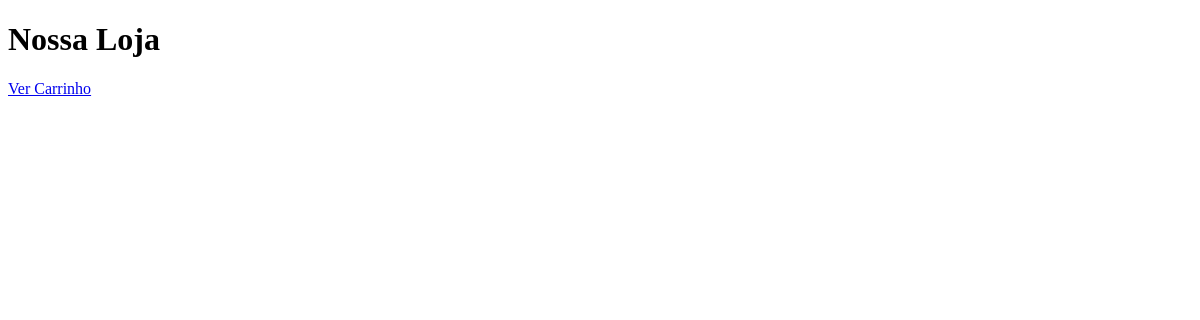
Page /loja/ on the earlier database version.
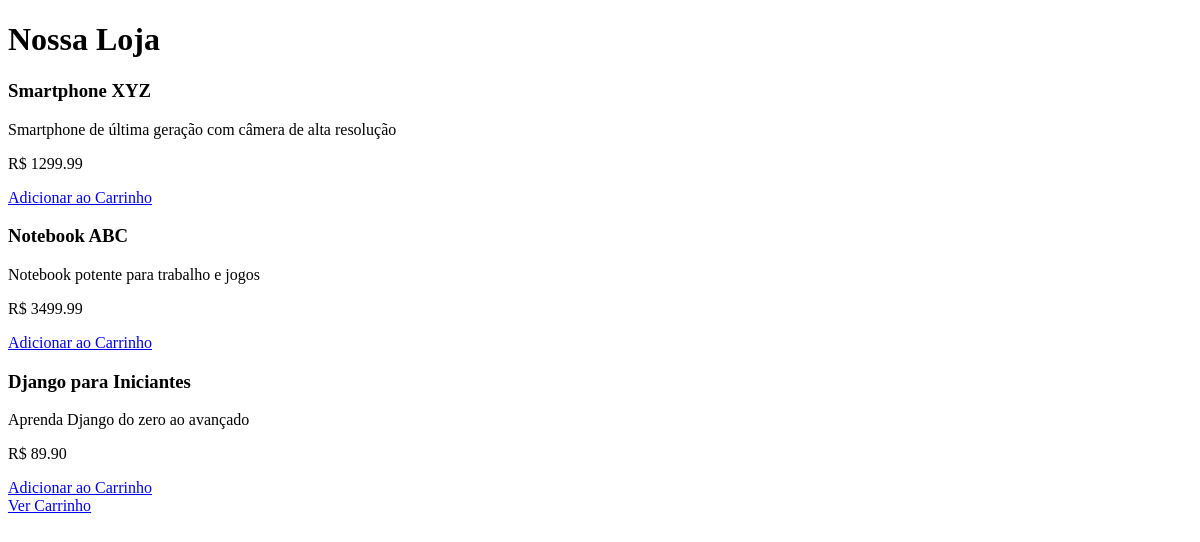
Same page on the later database version.
### loja/models.py (models this page shows, shortened)
class Produto(models.Model):
  categoria = models.ForeignKey(Categoria, on_delete=models.CASCADE)
  nome = models.CharField(max_length=200)
  preco = models.TextField()
  descricao = models.TextField()
  criado_em = models.DateTimeField(default=timezone.now)

### loja/views.py (the view)
# urls.py: path('loja/', include('loja.urls')),
def loja(request):
    produtos = Produto.objects.all()
    context = {
        'titulo': 'Nossa Loja',
        'produtos': produtos
    }
    return render(request, 'loja.html', context)

### loja/templates/loja.html (shortened to what this page needs)
{% extends 'base.html' %}
{% block body %}
  <h1>{{ titulo }}</h1>
  <div class="produtos">
    {% for produto in produtos %}
        <div class="produto">
            <h3>{{ produto.nome }}</h3>
            <p>{{ produto.descricao }}</p>
            <p>R$ {{ produto.preco }}</p>
            <a href="{% url 'adicionar_ao_carrinho' produto.id %}">Adicionar ao Carrinho</a>
        </div>
    {% endfor %}
  </div>
  <a href="{% url 'carrinho' %}">Ver Carrinho</a>
{% endblock %}

### loja/templates/base.html (shortened to what this page needs)
<!DOCTYPE html>
<html>
  <head>
    <link
      href=""
      rel="stylesheet"
    />
  </head>
  <body>
    {% block body %}{% endblock %}
  </body>
</html>

Differences in the rows shown:
added Produto: nome "Smartphone XYZ", descricao "Smartphone de última geração com câmera de alta resolução", preco "1299.99"
added Produto: nome "Notebook ABC", descricao "Notebook potente para trabalho e jogos", preco "3499.99"
added Produto: nome "Django para Iniciantes", descricao "Aprenda Django do zero ao avançado", preco "89.90"
